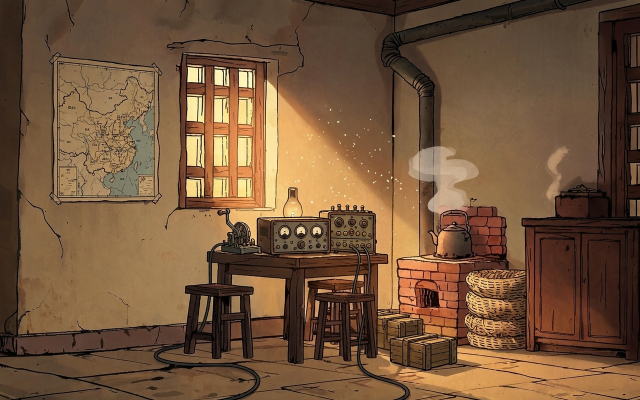
#> input picture assets/art/interior/comm_outpost.png, 1280 x 800 px (shown at 1/2 size)
$ python make_contact_shadow.py
#> lines starting #> are read from the running program, lines starting #| are printed output that depends on the picture
"""v3.86 · 生成「淡墨软阴影」贴图资产（离线自绘，零运行时程序化几何）。

用户拍板：「淡墨软阴影用程序化椭圆是否合规／不要程式化感觉会怪怪」。
v3.85 的 DrawContactShadow 是运行时三层 DrawFlatEllipse —— 完美椭圆 + 规整递减，
正是用户说的「程式化」。本脚本把它换成一张 PNG 贴图资产：

  * 形状仍是压扁椭圆，但半径带 3 个不同频率的角度扰动（手绘晕染的不规则边）；
  * alpha 是连续软衰减，不是三层硬叠；叠多尺度低频噪声做墨色浓淡；
  * 叠细颗粒做纸纹，避免读成「高斯模糊圆」；
  * 颜色取屋内木器/墙面的暖褐墨（不是纯黑）。

运行时只 DrawTextureRect(_shadowTex, dst, false, modulate)，
不再调用任何 DrawColoredPolygon / DrawFlatEllipse。

产物：
  assets/art/interior/contact_shadow.png          （入库，192x64 RGBA）
  tools/bridge_restyle/previews/contact_shadow_candidate.png （候选过目，不入库）
"""

from pathlib import Path
import numpy as np
from PIL import Image, ImageDraw

ROOT = Path(__file__).resolve().parents[2]
OUT = ROOT / "assets/art/interior/contact_shadow.png"
PREVIEW = ROOT / "tools/bridge_restyle/previews/contact_shadow_candidate.png"

W, H = 192, 64
rng = np.random.default_rng(19311104)


def lowfreq(shape, cell, seed):
    """低频噪声：小随机图双线性放大，得到连续斑驳（不是逐像素白噪）。"""
#> called with shape = (64, 192), cell = 13, seed = 11
    r = np.random.default_rng(seed)
    h = max(2, shape[0] // cell + 2)
    w = max(2, shape[1] // cell + 2)
    small = r.random((h, w)).astype(np.float32)
    im = Image.fromarray((small * 255).astype(np.uint8), "L").resize(
        (shape[1], shape[0]), Image.BILINEAR
    )
    return np.asarray(im, dtype=np.float32) / 255.0


yy, xx = np.mgrid[0:H, 0:W].astype(np.float32)
cx, cy = W * 0.5, H * 0.5
nx = (xx - cx) / (W * 0.485)
ny = (yy - cy) / (H * 0.470)
theta = np.arctan2(ny, nx)

# 手绘不规则边：三个不同频率叠加，避免「完美椭圆」的程式感
wobble = (
    1.0
    + 0.092 * np.sin(3.0 * theta + 0.7)
    + 0.052 * np.sin(7.0 * theta - 1.2)
    + 0.028 * np.sin(11.0 * theta + 2.1)
    + 0.015 * np.sin(17.0 * theta - 0.4)
)
r = np.sqrt(nx * nx + ny * ny) / wobble

# alpha：中心 0.40 的淡墨，向外连续软衰减到 0
a = np.clip(1.0 - r, 0.0, 1.0) ** 1.45 * 0.40

# 墨色浓淡（斑驳罩染）+ 细颗粒（纸纹笔触）
n1 = lowfreq((H, W), 13, 11)
n2 = lowfreq((H, W), 5, 29)
#> call 2 of lowfreq, with shape = (64, 192), cell = 5, seed = 29
#> in lowfreq (call 2), `im = Image.fromarray((small * 255).astype(np.uint8), "L").resize( (sha..`:
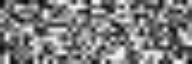
#> im: PIL image 192x64 L; min 4, max 251, mean 126.4
grain = rng.random((H, W)).astype(np.float32) - 0.5
a *= 0.72 + 0.42 * n1 + 0.18 * n2
# 边缘带做局部「墨断」，消掉均匀渐变的圆润感
rim = np.clip((r - 0.55) / 0.45, 0.0, 1.0)
a *= 1.0 - rim * 0.35 * (1.0 - n2)
a += grain * 0.014 * np.clip(1.0 - r, 0.0, 1.0)
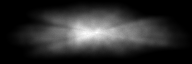
#> a: shape (64, 192) float32; min -1.08e-07, max 0.378, mean 0.0654; drawn with min black and max white
a = np.clip(a, 0.0, 0.44)

# 暖褐淡墨：中心稍深、外缘稍淡（不是纯黑）
k = np.clip(1.0 - r, 0.0, 1.0)
base = np.array([30.0, 23.0, 17.0], dtype=np.float32)
rgb = base * (0.86 + 0.22 * k + 0.10 * n1)[..., None]
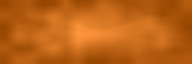
#> rgb: shape (64, 192, 3) float32; mean of channels 0, 1, 2 28.7, 22, 16.3; drawn with min black and max white
rgb = np.clip(rgb, 0, 255)

rgba = np.dstack([rgb, a * 255.0]).astype(np.uint8)
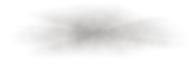
#> rgba: shape (64, 192, 4); mean of channels 0, 1, 2, 3 28.2, 21.5, 15.8, 16.3; transparent parts drawn white
OUT.parent.mkdir(parents=True, exist_ok=True)
Image.fromarray(rgba, "RGBA").save(OUT)

# ---------------- 候选预览（白底 + 真实室内地板局部叠加） ----------------
PREVIEW.parent.mkdir(parents=True, exist_ok=True)
board = Image.new("RGB", (W * 2 + 60, H * 3 + 96), (238, 230, 214))
d = ImageDraw.Draw(board)

# 第一行：纸白底上单看 alpha 形状
for i in range(2):
    board.paste(Image.fromarray(rgba, "RGBA"), (20 + i * (W + 20), 20),
                Image.fromarray(rgba, "RGBA"))
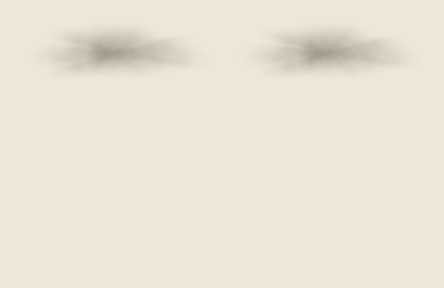
#> board: PIL image 444x288 RGB; mean R, G, B 235.4, 227.5, 211.6
d.text((20, H + 28), "contact_shadow.png  on paper-white", fill=(60, 48, 36))

# 第二/三行：贴到真实 comm_outpost 地板局部，看是否融入背景
bg_path = ROOT / "assets/art/interior/comm_outpost.png"
if bg_path.exists():
    src = Image.open(bg_path).convert("RGB")
#> src is the input picture: PIL image 1280x800 RGB; mean R, G, B 115.9, 85.4, 59
    # 取更亮的墙面 / 地面交界，淡墨才看得出来（凳子木色太深会吃掉阴影）
    crop = src.crop((120, 600, 120 + W * 2, 600 + H * 2)).resize((W * 2, H * 2))
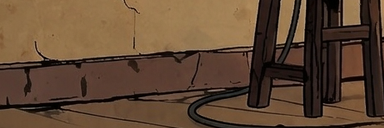
#> crop: PIL image 384x128 RGB; mean R, G, B 95.9, 71.6, 51.6
    board.paste(crop, (20, H + 58))
    for j in range(2):
        sh = Image.fromarray(rgba, "RGBA").resize((W, H), Image.BILINEAR)
        board.paste(sh, (20 + j * W, H + 58 + H), sh)
    d.text((20, H * 3 + 66), "on real comm_outpost floor (same ink tone)", fill=(60, 48, 36))

board.save(PREVIEW)
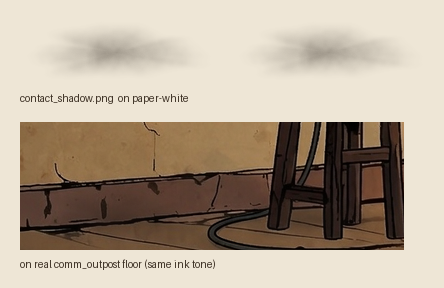
#> saved as contact_shadow_candidate.png: PIL image 444x288 RGB; mean R, G, B 179.1, 165.1, 147.7
print("saved", OUT)
print("saved", PREVIEW)
print("alpha max=%.3f  mean(nonzero)=%.3f" % (a.max(), a[a > 0].mean()))
#| alpha max=0.378  mean(nonzero)=0.091

$ run again, with assets/art/interior/burnt_warehouse.png copied over assets/art/interior/comm_outpost.png
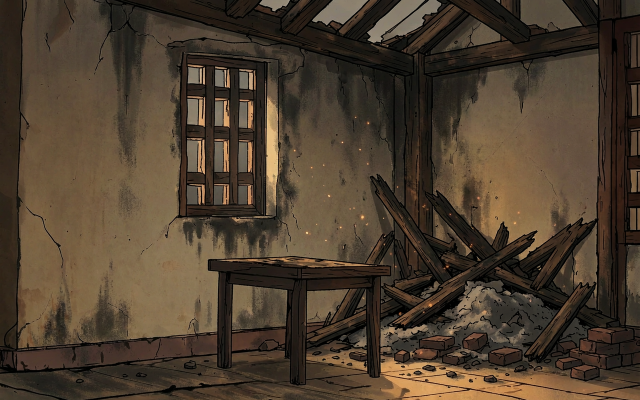
#> input picture assets/art/interior/burnt_warehouse.png, 1280 x 800 px (shown at 1/2 size)
#> src is the input picture: PIL image 1280x800 RGB; mean R, G, B 76.6, 62.3, 46.7
#> `crop = src.crop((120, 600, 120 + W * 2, 600 + H * 2)).resize((W * 2, H..`:
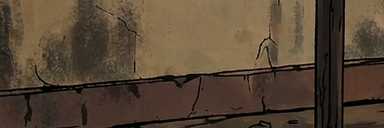
#> crop: PIL image 384x128 RGB; mean R, G, B 86.8, 70.3, 53
#> `board.save(PREVIEW)`:
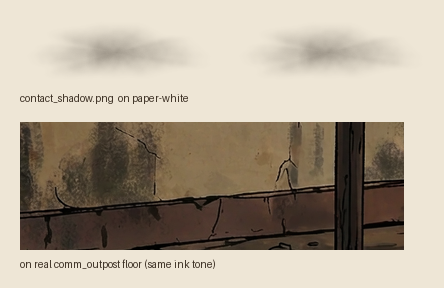
#> saved as contact_shadow_candidate.png: PIL image 444x288 RGB; mean R, G, B 175.8, 164.6, 148.3
#| alpha max=0.378  mean(nonzero)=0.091

$ run again, with assets/art/interior/cabinet_interior.png copied over assets/art/interior/comm_outpost.png
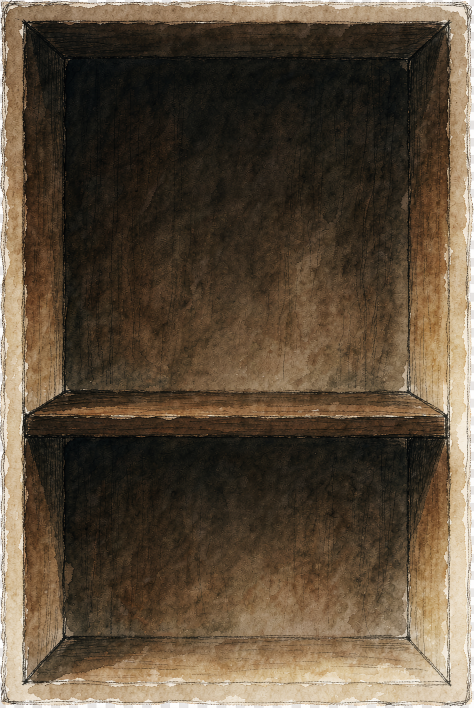
#> input picture assets/art/interior/cabinet_interior.png, 947 x 1416 px (shown at 1/2 size)
#> `crop = src.crop((120, 600, 120 + W * 2, 600 + H * 2)).resize((W * 2, H..`:
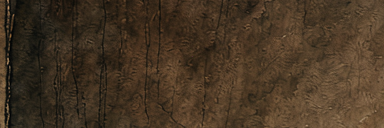
#> crop: PIL image 384x128 RGB; mean R, G, B 70.4, 53.8, 36.1
#> `board.save(PREVIEW)`:
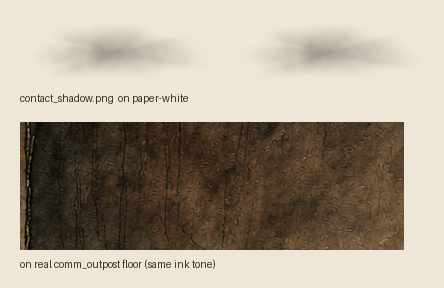
#> saved as contact_shadow_candidate.png: PIL image 444x288 RGB; mean R, G, B 169.4, 158.2, 141.8
#| alpha max=0.378  mean(nonzero)=0.091

$ run again, with assets/art/interior/drawer_box.png copied over assets/art/interior/comm_outpost.png
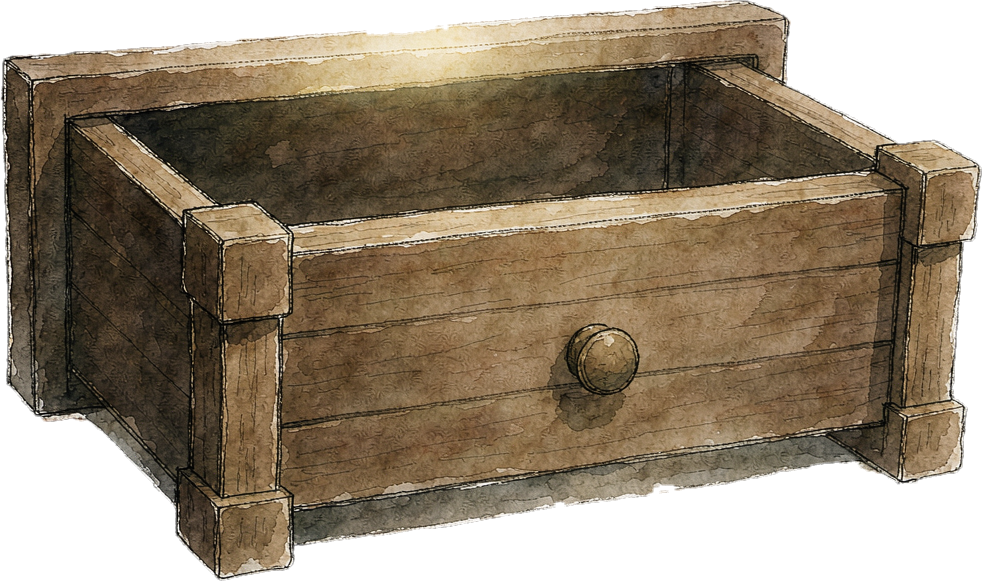
#> input picture assets/art/interior/drawer_box.png, 982 x 581 px
#> crop: PIL image 384x128 RGB; every value is 0
#> `board.save(PREVIEW)`:
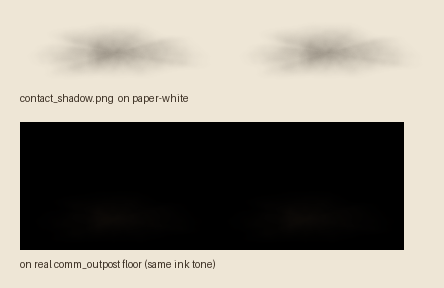
#> saved as contact_shadow_candidate.png: PIL image 444x288 RGB; mean R, G, B 143.2, 138.2, 128.4
#| alpha max=0.378  mean(nonzero)=0.091
